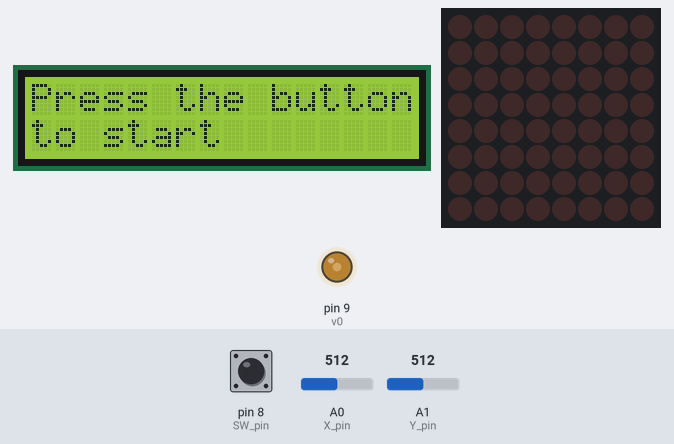
The sketch below on a simulated Arduino Uno, built with avr-gcc and run on an emulated ATmega328P. Parts: 16×2 character LCD, 8×8 LED matrix, output pins drawn as LEDs (lit = HIGH). Inputs (shaded band) come from the test bench; at power-on: pin 8 (SW_pin) HIGH, A1 (Y_pin) = 512, A0 (X_pin) = 512.

Above: at 1.2 s.
1.3 s: pin 8 (SW_pin) pulled LOW for 2.35 s
At 4.49 s:
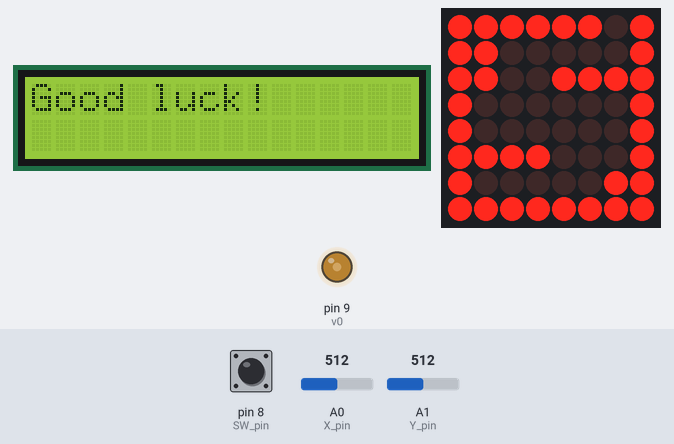
5.7 s: A1 (Y_pin) set to 676
8.4 s: A1 (Y_pin) set to 701
At 9.6 s:
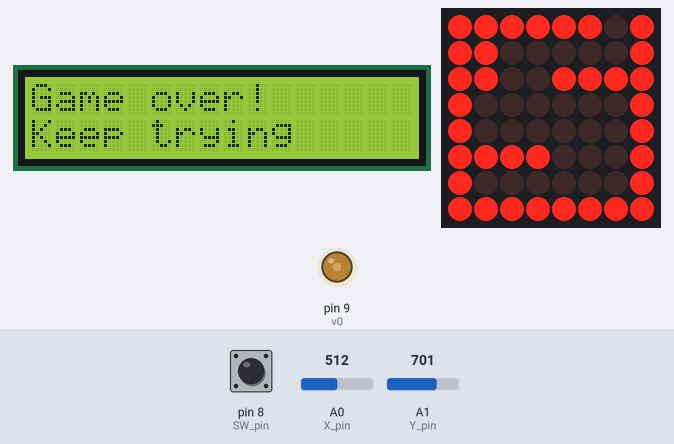
11.1 s: A0 (X_pin) set to 668
13.8 s: A0 (X_pin) set to 696
At 14.13 s:
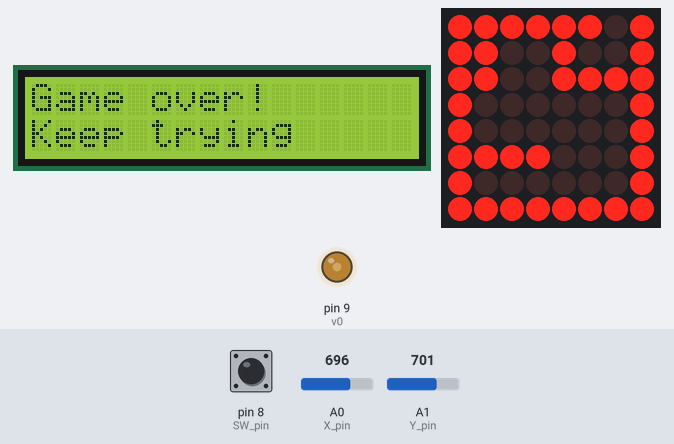
16.5 s: A1 (Y_pin) set to 511
At 17.03 s:
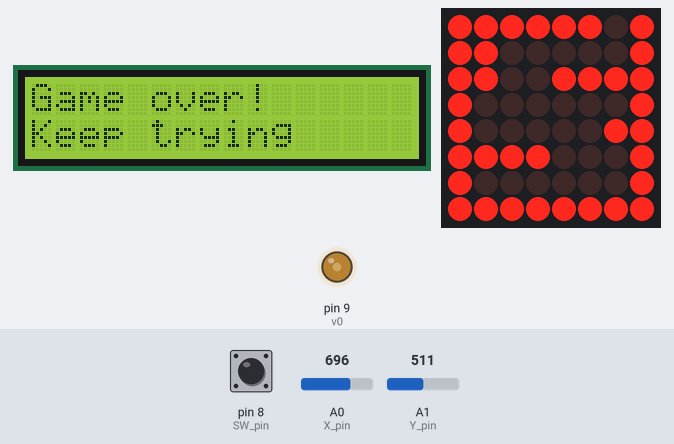
Timing chart, 0 to 19.5 s (numbered marks = the images above; inputs shaded):
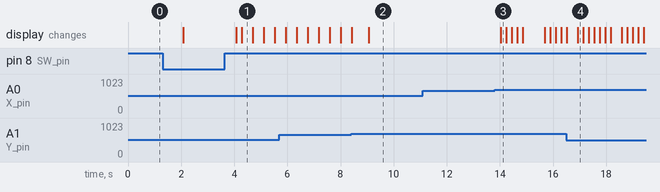

The sketch:

game-code-NanuMadalinaElena.ino
```cpp
#include <LiquidCrystal.h>
#include <LedControl.h> //  need the library
//#include<binary.h>

#define X_pin A0 // analog pin connected to X output
#define Y_pin A1 // analog pin connected to Y output
#define SW_pin 8 // digital pin connected to switch output

//pin for lcd
#define v0 9
#define rs 1
#define E 2
#define d4 4
#define d5 5
#define d6 6
#define d7 7

/*//millis function
unsigned long previousMillis=0; // millis() returns an unsigned long
unsigned long previousMillis2=0; // millis() returns an unsigned long
unsigned long interval=500; // the time we need to wait
unsigned long interval2=1000; // the time we need to wait
*/


int matrice[8][8]=
    {
      //matrix that determines the road
        {1,1,1,1,1,1,2,1},
        {1,1,0,0,0,0,0,1},
        {1,1,0,0,1,1,1,1},
        {1,0,0,0,0,0,0,1},
        {1,0,0,0,0,0,0,1},
        {1,1,1,1,0,0,0,1},
        {1,0,0,0,0,0,0,1},
        {1,1,1,1,1,1,1,1},
    };

//initial position
int xPos=6,yPos=6;

bool isTrue=false;
int numberLives=3; //this variable holds the number of lives
//int lastSwitchState = LOW;        // previous switch state

LedControl lc=LedControl(12,11,10,1);
LiquidCrystal lcd(rs,E,d4,d5,d6,d7);


/*
void readJoystick(){
  //int pressed; //this variable will determine whether joystick has been pressed down (selected)

  if(pressed == LOW)
    {
      pressed = 0;
      isTrue=true;
    }

   else
   {
    pressed = 1;
   }


} //end readJoystick()
*/

void setup() {
  //matrice
  pinMode(SW_pin, INPUT);

  //digitalWrite(SwButtonPin, HIGH);//sets the SW button HIGH
  //Serial.begin(9600);

  lc.shutdown(0,false);// turn off power saving, enables display
  lc.setIntensity(0,8);// sets brightness (0~15 possible values)
  lc.clearDisplay(0);// clear screen

  lcd.begin(16,2);
  analogWrite(v0,100);

}//end setup()


void firstStep()
{

  lcd.clear();
  lcd.setCursor(0,0);
  lcd.print("Press the button ");
  lcd.setCursor(0,1);
  lcd.print("to start ");
  delay(2000);
  lcd.clear();
  lcd.setCursor(0,0);
  lcd.print("Good luck! ");


}//end firstStep()

void secondStep()
{
  int indexi;
  int indexj;

  int  xVal = analogRead(X_pin);
  int  yVal = analogRead(Y_pin);
  xVal = map(xVal,0,1023,1,300);
  yVal = map(yVal,0,1023,1,300);

  if(xVal<100)
  {
    if(xPos == 7)
        {
        xPos = 0;
        //loveste perete
        numberLives--;

        }
     else
        xPos+=1;
  }
  else
    if (xVal>200)
    {
      if(xPos == 0)
      {
          xPos = 7;
          numberLives--;
          //loveste perete
      }
      else
          xPos-=1;
    }

  if(yVal<100)
  {
    if(yPos == 0)
    {
        yPos = 7;
        numberLives--;
         //loveste perete
    }
    else
        yPos -= 1;
  }
  else
    if (yVal > 200)
      if(yPos == 7)
      {
        //daca e diferit de "Won"
        if(xPos !=6)
        {
          yPos = 0;
          numberLives--;
        }
        //altfel ai pierdut
        //nu e posibil sa vi prin partea opusa la iesirea din labirint
        else
        {
          yPos == 6;
          xPos == 6;
        }
         //loveste perete
      }
      else
        yPos += 1;

  lc.setLed(0,yPos,xPos,true);
  delay(200);
  lc.clearDisplay(0);
    //lc.setRow(0,1,b,B10110000);


//----------------the road------------------
for(indexi=0;indexi<8;indexi++)
{  for(indexj=0;indexj<8;indexj++)
      {
        if(matrice[indexi][indexj]==1)
          {
            lc.setLed(0,indexi,indexj,true);
          }
      }
}


//---------------bushes = outline labyrinth---------------
if(matrice[yPos][xPos]==1)
{
  numberLives--;

}
else
  {
    if(matrice[yPos][xPos]==2)
    {
      lcd.clear();
      lcd.setCursor(0,0);
      //lcd.print(yPos + xPos);
      //yPos=0 xPos=6;
      lcd.print("You won!");

    }
  }

if(numberLives==0)
{

  lcd.clear();
  lcd.setCursor(0,0);
  lcd.print("Game over!");
  lcd.setCursor(0,1);
  lcd.print("Keep trying");

}


}//end secondStep()

void loop() {
  int pressed=digitalRead(SW_pin); //reads whether joystick has been pressed down (selected) or not

if(isTrue==false)
{
  firstStep();
 // readJoystick();//calls this function which reads the digital input button SW
   if(pressed == LOW)
    {
      isTrue=true;
    }
}
//intra pe cazul isTrue=false;
else
  {
      secondStep();

  }
}//end function loop()
```

Measured:
- the behaviour switches between 684 and 685 on A1 (Y_pin) (found by bisection; images 1 and 2)
- the behaviour switches between 684 and 685 on A0 (X_pin) (found by bisection; images 2 and 3)
- after the input at 1.3 s, the display: first differs from a run without the input after 2.8 s (image 1 shows a later state)
- after the input at 11.1 s, every drawn part: stays the same
- after the input at 13.8 s, the display: changes after 0.23 s (image 3)
- after the input at 16.5 s, the display: first differs from a run without the input after 0.43 s (image 4)
- what the display in image 1 shows lasts 0.4 s, from 4.3 s to 4.7 s
